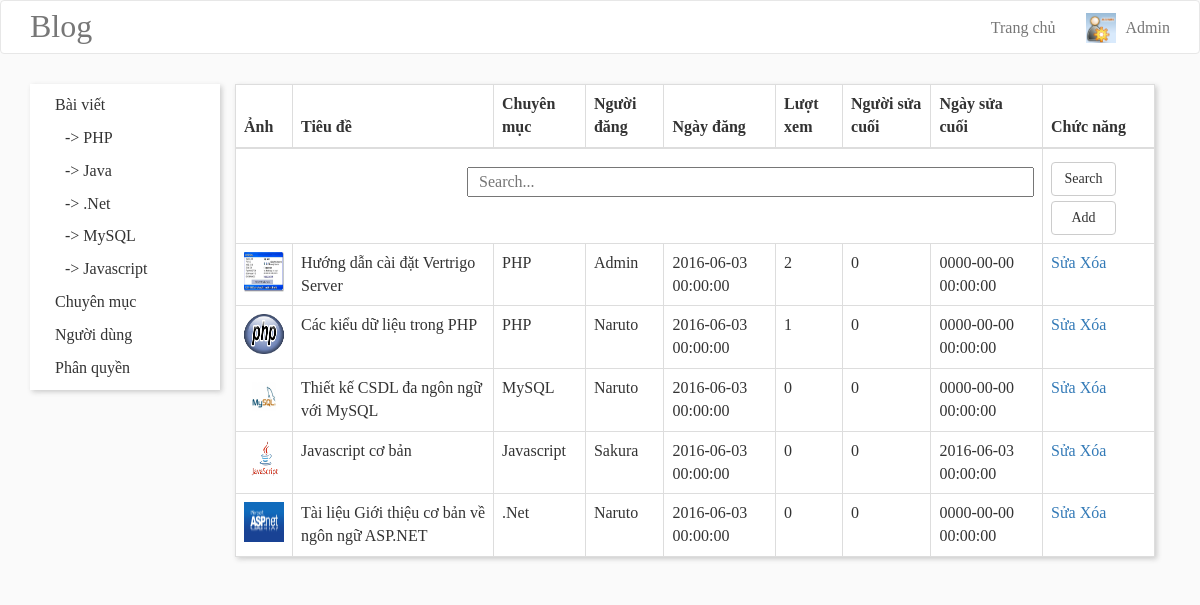
Page /admin/home.php on the committed database.
### tables this page shows
CREATE TABLE `category` (
  `categoryID` int(11) NOT NULL,
  `categoryName` text,
  `categoryParent` int(11) DEFAULT NULL,
  `memberEditCategory` int(11) NOT NULL,
  `datetimeEditCategory` datetime NOT NULL
);

CREATE TABLE `news` (
  `newsID` int(11) NOT NULL,
  `categoryID` int(11) NOT NULL,
  `memberID` int(11) NOT NULL,
  `newsTitle` text,
  `newsContent` text,
  `newsImage` text,
  `newsTag` text,
  `newsDatetime` datetime DEFAULT NULL,
  `newsView` int(11) DEFAULT NULL,
  `newsSummary` varchar(120) NOT NULL,
  `memberEditNews` int(11) NOT NULL,
  `datetimeEditNews` datetime NOT NULL
);

CREATE TABLE `members` (
  `memberID` int(11) NOT NULL,
  `levelID` int(11) NOT NULL,
  `memberUser` text,
  `memberPass` text,
  `memberImage` varchar(255) NOT NULL,
  `memberEdit` int(11) NOT NULL,
  `datetimeEdit` datetime NOT NULL
);

### models/query.php (called while the page is built, shortened)
<?php
	class News
	{
		public function getSearch($search) {
			$sql = mysql_query(
				"SELECT *
				FROM news, category, members
				WHERE newsTitle LIKE '%$search%' and news.categoryID = category.categoryID and news.memberID = members.memberID
				GROUP BY newsID") or die("Error query");
			if (mysql_num_rows($sql) > 0) {
				while ($row = mysql_fetch_array($sql)) {
					$arr[] = array(
						'newsID'=>$row['newsID'],
						'newsTitle'=>$row['newsTitle'],
						'newsContent'=>$row['newsContent'],
						'newsSummary'=>$row['newsSummary'],
						'newsImage'=>$row['newsImage'],
						'newsTag'=>$row['newsTag'],
						'newsDatetime'=>$row['newsDatetime'],
						'newsView'=>$row['newsView'],
						'categoryName'=>$row['categoryName'],
						'memberUser'=>$row['memberUser'],
						'memberImage'=>$row['memberImage'],
						'memberEditNews'=>$row['memberEditNews'],
						'datetimeEditNews'=>$row['datetimeEditNews']
						);
				}
			}
			else {
				echo $arr = "";
			}
			return $arr;
		}
	}
	class Category
	{
		public function getCategory() {
			$sql = mysql_query(
				"SELECT *
				FROM category
				where categoryParent = 0") or die("Error query");
			if (mysql_num_rows($sql) > 0) {
				while ($row = mysql_fetch_array($sql)) {
					$arr[] = array(
						'categoryID'=>$row['categoryID'],
						'categoryName'=>$row['categoryName'],
						'categoryParent'=>$row['categoryParent'],
						'memberEditCategory'=>$row['memberEditCategory'],
						'datetimeEditCategory'=>$row['datetimeEditCategory']
						);
				}
			}
			else {
				echo $arr = "";
			}
			return $arr;
		}
	}

### admin/home.php (the view, shortened to what this page needs)
<?php
	include "../models/query.php";
	$news = new SQL\News();
	$category = new SQL\Category();
	$listCategory = $category->getCategory();
	$search = isset($_POST['isearch']) ? $_POST['isearch'] : null;
	$list = $news->getSearch($search);
?>
<!DOCTYPE html>
<html>
<head>
	<link rel="stylesheet" href="https://maxcdn.bootstrapcdn.com/bootstrap/3.3.6/css/bootstrap.min.css">
	<link rel="stylesheet" href="../css/font-awesome.min.css">
	<link rel="stylesheet" type="text/css" href="../css/stylewrite.css">
</head>
<body>
	<header>
		<nav id="navbar-example" class="navbar navbar-default navbar-static">
			<div class="container">
				<div class="navbar-header">
					<a class="navbar-brand logo" href="../index.php">Blog</a>
				</div>
				<div class="collapse navbar-collapse bs-example-js-navbar-collapse">
					<ul class="nav navbar-nav navbar-right">
						<li><a class="nav navbar-brand navbar-right" href="home.php">Trang chủ</a></li>
						<li>
							<a class="nav navbar-brand navbar-right" href="#">
								<img src="../images/members/admin-account-dnn7.png">
								Admin
							</a>
						</li>
					</ul>
				</div>
			</div>
		</nav>
	</header>
	<div class="content">
		<div class="container">
			<div class="col-sm-2">
				<ul>
					<li><a href="home.php">Bài viết</a>
						<ul>
							<?php
								foreach ($listCategory as $key => $value) {
							?>
							<li>-> <a href="sitetab.php?name=<?php echo $value['categoryName']; ?>"><?php echo $value['categoryName']; ?></a></li>
							<?php
								}
							?>
						</ul>
					</li>
					<li><a href="category.php">Chuyên mục</a></li>
					<li><a href="member.php">Người dùng</a></li>
					<li><a href="level.php">Phân quyền</a></li>
				</ul>
			</div>
			<div id="top" class="col-sm-10">
				<div class="item" style="box-shadow: 2px 2px 5px #ccc; background-color: #fff;">
					<form method="post" action="">
						<table class="table table-hover table-bordered">
							<thead>
								<tr>
									<th>Ảnh</th>
									<th>Tiêu đề</th>
									<th>Chuyên mục</th>
									<th>Người đăng</th>
									<th>Ngày đăng</th>
									<th>Lượt xem</th>
									<th>Người sửa cuối</th>
									<th>Ngày sửa cuối</th>
									<th>Chức năng</th>
								</tr>
							</thead>
							<tbody>
								<tr>
									<td colspan="8">
										<input type="text" id="idsearch" name="isearch" placeholder="Search..." value="<?php echo $search; ?>">
									</td>
									<td>
										<button class="btn btn-default" name="btn" value="search">Search</button>
										<button class="btn btn-default" name="btn" value="add">Add</button>
									</td>
								</tr>
								<?php
									if ($list) {
										foreach ($list as $key => $value) {
								?>
								<tr>
									<td><img src="../images/news/<?php echo $value['newsImage']; ?>"></td>
									<td><?php echo $value['newsTitle']; ?></td>
									<td><?php echo $value['categoryName']; ?></td>
									<td><?php echo $value['memberUser']; ?></td>
									<td><?php echo $value['newsDatetime']; ?></td>
									<td><?php echo $value['newsView']; ?></td>
									<td><?php echo $value['memberEditNews']; ?></td>
									<td><?php echo $value['datetimeEditNews']; ?></td>
									<td>
										<a href="editnews.php?id=<?php echo $value['newsID']; ?>">Sửa</a>
										<a href="deletenews.php?id=<?php echo $value['newsID']; ?>" onclick='return confirm("Bạn chắc chắn muốn xóa bài này không?")'>Xóa</a>
									</td>
								</tr>
								<?php
										}
									}
									else {
										echo "";
									}
								?>
							</tbody>
						</table>
					</form>
				</div>
			</div>
		</div>
	</div>
</body>
</html>

### css/stylewrite.css (style rules this page uses)
body { font-family: Georgia, Lucida Console; font-size: 16px; background-color: #fafafa; }
.navbar-default { background-color: #fff; }
.navbar-header { width: 300px; float: left; }
.logo { font-family: Lucida Console; font-size: 32px; }
.collapse ul li { font-family: Georgia; font-size: 16px; margin-left: 30px; margin-top: 10px; }
.collapse ul li a { margin-top: -8px; font-family: Georgia; font-size: 16px; float: left; position: relative; }
.collapse ul li a img { width: 30px; height: 30px; float: left; margin-top: -5px; margin-right: 10px; }
.content { margin-top: -40px; }
.col-sm-2 { box-shadow: 2px 2px 5px #ccc; background-color: #fff; }
.col-sm-2 ul li { list-style: none; margin-left: -30px; padding-top: 10px; }
.col-sm-2 ul li a { color: #333; margin-top: 10px; }
.content { padding-top: 50px; }
table tbody tr td img { width: 40px; height: 40px; }
tbody tr td input { padding-left: 10px; width: 567px; float: right; margin-top: 10px; height: 30px; }
tbody tr td button { width: 65px; margin-top: 5px; }

### rows in the picture
category: categoryName "Java"
news: newsImage (picture), newsTitle "Hướng dẫn cài đặt Vertrigo Server", categoryID.categoryName "PHP", memberID.memberUser "Admin", newsDatetime "2016-06-03 00:00:00", newsView "2", memberEditNews "0", datetimeEditNews "0000-00-00 00:00:00"
news: newsImage (picture), newsTitle "Các kiểu dữ liệu trong PHP", categoryID.categoryName "PHP", memberID.memberUser "Naruto", newsDatetime "2016-06-03 00:00:00", newsView "1", memberEditNews "0", datetimeEditNews "0000-00-00 00:00:00"
news: newsImage (picture), newsTitle "Thiết kế CSDL đa ngôn ngữ với MySQL", categoryID.categoryName "MySQL", memberID.memberUser "Naruto", newsDatetime "2016-06-03 00:00:00", newsView "0", memberEditNews "0", datetimeEditNews "0000-00-00 00:00:00"
news: newsImage (picture), newsTitle "Javascript cơ bản", categoryID.categoryName "Javascript", memberID.memberUser "Sakura", newsDatetime "2016-06-03 00:00:00", newsView "0", memberEditNews "0", datetimeEditNews "2016-06-03 00:00:00"
news: newsImage (picture), newsTitle "Tài liệu Giới thiệu cơ bản về ngôn ngữ ASP.NET", categoryID.categoryName ".Net", memberID.memberUser "Naruto", newsDatetime "2016-06-03 00:00:00", newsView "0", memberEditNews "0", datetimeEditNews "0000-00-00 00:00:00"

### other values in the picture
$value['categoryName'] "PHP"
$value['categoryName'] ".Net"
$value['categoryName'] "MySQL"
$value['categoryName'] "Javascript"
